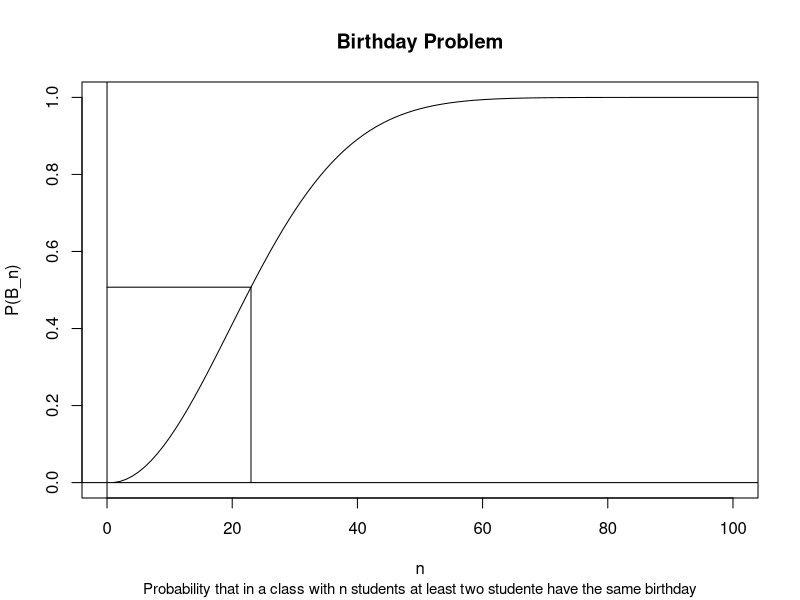

This figure's R source: (Note: this script raises an error after producing the figure.)
####################################################
#
# Geburtstagsproblem
#
# file: prob_birthday.r
#
####################################################

# Tage im Jahr
no_of_days <- 365
days <- seq(1,no_of_days,1)

# Berchnung von P(B_n) und P(D_n)
p_dn <- cumprod(1-(days -1) / no_of_days)
p_bn <- 1-p_dn

# Bestimmung des Medians
q2 <- min(which(p_bn >= 0.5))

# Schaubild
par(mfrow=c(1,1))
plot(days,p_bn,type="l", xlim=c(0,100), xlab="n", ylab="P(B_n)",
     main="Birthday Problem", cex.sub=0.9,
     sub="Probability that in a class with n students at least two studente have the same birthday")
abline(h=0)
abline(v=0)
segments(0,p_bn[q2],q2,p_bn[q2])
segments(q2,p_bn[q2],q2,0)

# eps-file erzeugen
dev.copy2eps(file="../R_eps_files/birthday.eps")

# Ausgabetabelle für ein paar Werte von n
n <- c(2,10,20,q2,30,50,70,365)
tab <- cbind(n,p_dn[n],p_bn[n])
colnames(tab) <- c("n","P(D_n)","P(B_n)")

# tex-Tabelle erzeugen
library(xtable)
tex_table <- xtable(tab)
digits(tex_table) <- c(0,0,5,5)
align(tex_table) <- c("ll|l|l")
print(tex_table, floating=FALSE, include.rownames=FALSE, hline.after=c(0),
      file="../R_tex_files/birthday.tex")
